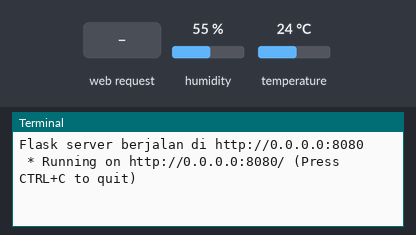
Bench run of a program on a simulated Raspberry Pi (BCM pin numbers). Parts: the last lines printed to the terminal. The test bench sets the inputs (shaded band); at power-on: humidity 55 %, temperature 24 °C. The clock reads 2024-03-15 10:24:30 at power-on unless the program sets it.

Above: at 1.2 s.
1.3 s: HTTP request for /home received
At 2.5 s:
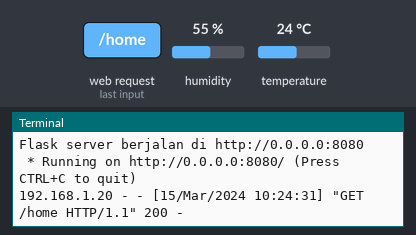
2.8 s: HTTP request for /temperature received
At 4.2 s:
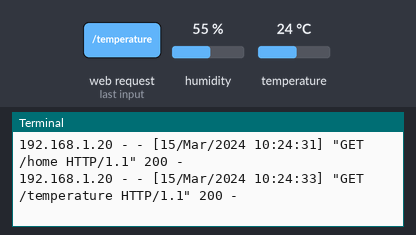
4.5 s: HTTP request for / received
At 4.9 s:
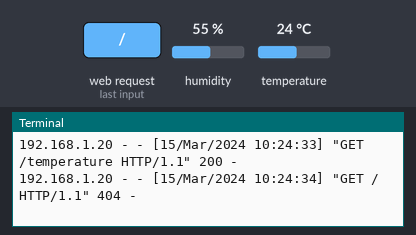

Measured:
- after the input at 1.3 s, the terminal: prints a new line at once (image 1)
- after the input at 2.8 s, the terminal: prints a new line after 0.26 s (image 2)
- after the input at 4.5 s, the terminal: prints a new line at once (image 3)

The program:

dht_server.py
```python
import board
import adafruit_dht

from flask import Flask
import datetime

# Initialize Sensor
dht = adafruit_dht.DHT11(
    pin=board.D17,
    use_pulseio=False
)

app = Flask(__name__)

@app.route('/home')
def home():
    """Halaman Utama"""
    time = datetime.datetime.now().strftime("%Y-%m-%d %H:%M:%S")
    return f"""
    <html>
    <head>
        <title>
            Raspberry Pi Flask Server
        </title>
        <style>
            body {{
                font-family: Arial;
                back-ground-collor: #eef2f7;
                text-align: center;
                margin-top: 50px;
            }}
            h1 {{ color: #0066cc; }}
            p {{ font-size: 18px; }}
        </style>
    </head>
    <body>
        <h1>
            Raspberry Pi Web Server (Flask)
        </h1>
        <p>
            Server berjalan dengan Flask!
            Waktu sekarang: <b>{time}</b>
        </p>
    </body>
    </html>
    """

@app.route('/temperature')
def temperature():
    """Halaman Temperature"""
    time = datetime.datetime.now().strftime("%Y-%m-%d %H:%M:%S")
    temperature = dht.temperature
    humidity = dht.humidity
    return f"""
    <html>
    <head>
        <title>
            Raspberry Pi Temperature Server
        </title>
        <style>
            body {{
                font-family: Arial;
                back-ground-collor: #eef2f7;
                text-align: center;
                margin-top: 50px;
            }}
            h1 {{ color: #0066cc; }}
            p {{ font-size: 18px; }}
        </style>
    </head>
    <body>
        <h1>
            Raspberry Pi Temperature Web Server (Flask)
        </h1>
        <p>
            Server berjalan dengan Flask!
            Menggunakan sensor DHT11

            Waktu sekarang: <b>{time}</b>
            Temperature: <b>{temperature}</b>
            Humidity: <b>{humidity}</b>
        </p>
    </body>
    </html>
    """

if __name__ == '__main__':
    print("Flask server berjalan di http://0.0.0.0:8080")
    app.run(host='0.0.0.0', port=8080)
```
